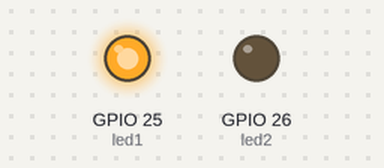
The sketch below on a simulated ESP32. Shown: output pins drawn as LEDs (lit = HIGH).

Above: at 0.5 s.
At 2.7 s:
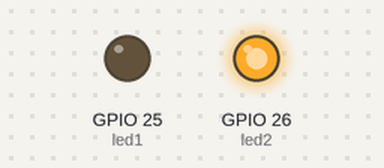
At 4.2 s:
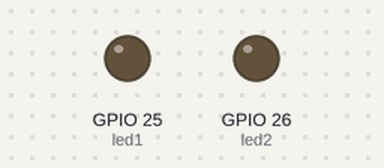
Timing chart, 0 to 6.5 s (numbered marks = the images above):
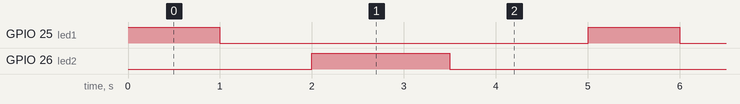

Measured:
- by itself, GPIO 25 (led1): alternates HIGH for 1.0 s and LOW for 4.0 s
- by itself, GPIO 26 (led2): alternates HIGH for 1.5 s and LOW for 3.5 s
- by itself, everything shown: repeats every 5.0 s, in 4 steps

The sketch:

delay.ino
```cpp
int led1 = 25;
int led2 = 26;

void setup() {
  pinMode(led1, OUTPUT);
  pinMode(led2, OUTPUT);
}
void loop() {
  piscaLed1();
  piscaLed2();
}
void piscaLed1(){
 digitalWrite(led1, HIGH);
 delay(1000);
 digitalWrite(led1, LOW);
 delay(1000);
}

void piscaLed2(){
 digitalWrite(led2, HIGH);
 delay(1500);
 digitalWrite(led2, LOW);
 delay(1500);
}
```
